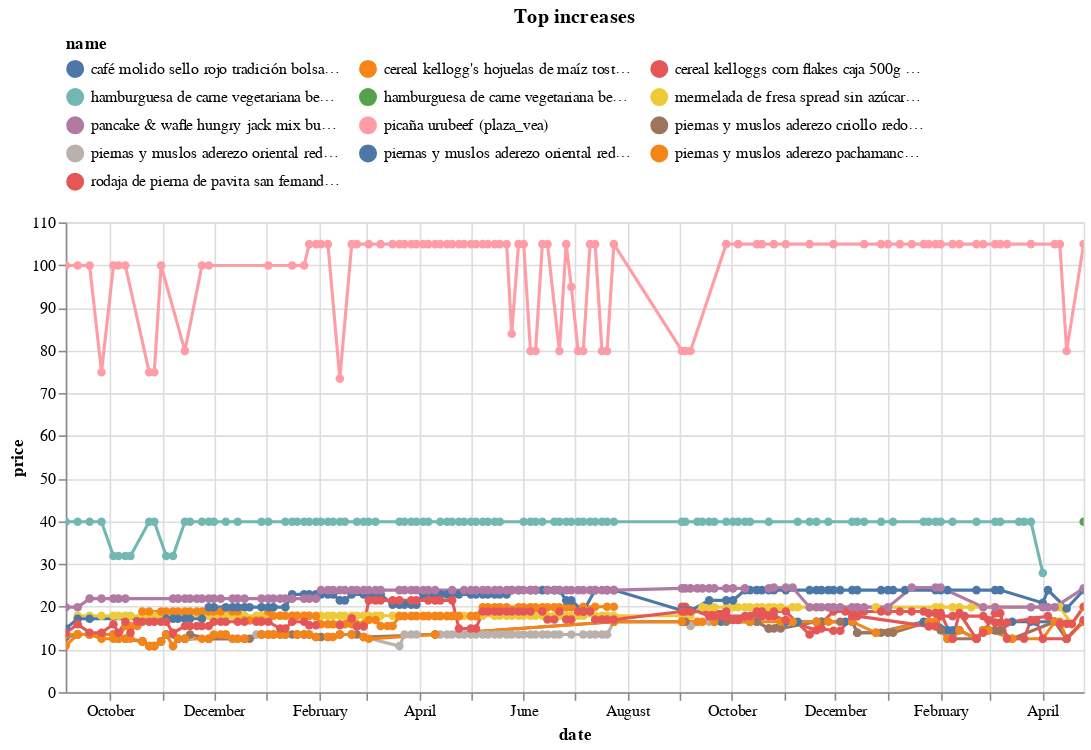

Write notebook code for a chart like this one.
### Code cell
(top_changes_abs
 .sort_values('change')
 .tail(10)
 .pipe(plot_changes, 'Top increases')
)

### Figure 1 — Vega-Lite specification as saved in the notebook (floating-point values rounded to 4 significant figures; data arrays with more than 128 entries replaced by an {"elided": "..."} marker saying what was removed)
{"config": {"view": {"continuousWidth": 300, "continuousHeight": 300}, "legend": {"columns": 3, "orient": "top"}}, "data": {"name": "data-995434de7ad343cde844983ad1fc1ecb"}, "mark": {"type": "line", "point": true}, "encoding": {"color": {"field": "name", "scale": {"domain": ["café molido sello rojo tradición bolsa 425g (plaza_vea)", "cereal kellogg's hojuelas de maíz tostada caja 500gr (plaza_vea)", "cereal kelloggs corn flakes caja 500g (plaza_vea)", "hamburguesa de carne vegetariana beyond meat 100% proteína de plantas bandeja 226g (plaza_vea)", "hamburguesa de carne vegetariana beyond meat 100% proteína de plantas bandeja 227g (plaza_vea)", "mermelada de fresa spread sin azúcar añadida frasco 390g (plaza_vea)", "pancake & wafle hungry jack mix but caja 907g (plaza_vea)", "picaña urubeef (plaza_vea)", "piernas y muslos aderezo criollo redondos bolsa 650g (plaza_vea)", "piernas y muslos aderezo oriental redondos bolsa 650g (plaza_vea)", "piernas y muslos aderezo oriental redondos bolsa 780g (plaza_vea)", "piernas y muslos aderezo pachamanca redondos bolsa 650g (plaza_vea)", "rodaja de pierna de pavita san fernando congelado (plaza_vea)"]}, "type": "nominal"}, "tooltip": [{"field": "name", "type": "nominal"}, {"field": "price", "type": "quantitative"}, {"field": "last_price", "type": "quantitative"}], "x": {"field": "date", "type": "temporal"}, "y": {"field": "price", "type": "quantitative"}}, "params": [{"name": "param_11", "select": {"type": "point", "fields": ["name"]}, "bind": "legend"}, {"name": "param_12", "select": {"type": "interval", "encodings": ["x", "y"]}, "bind": "scales"}], "title": "Top increases", "transform": [{"filter": {"param": "param_11"}}], "width": 650, "$schema": "https://vega.github.io/schema/vega-lite/v5.17.0.json", "datasets": {"data-995434de7ad343cde844983ad1fc1ecb": {"elided": "977 records"}}}
